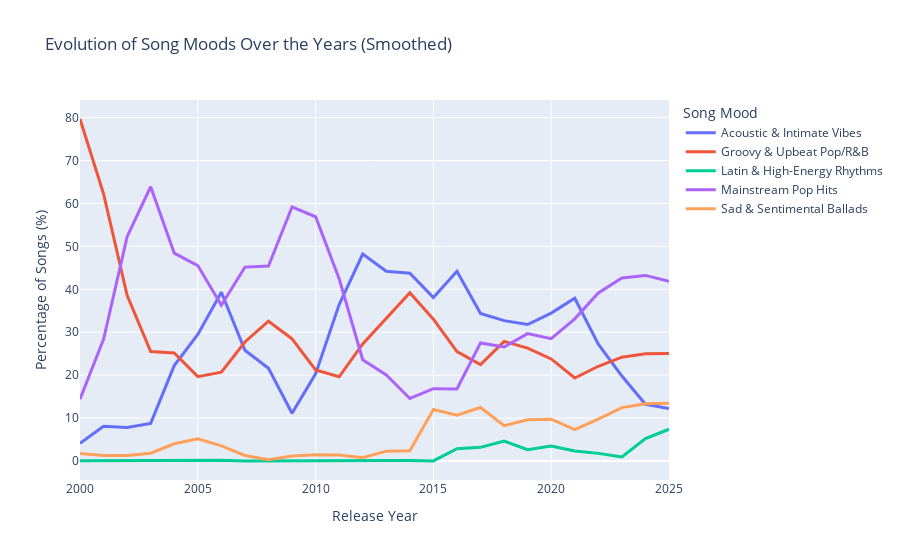

The cell this chart's notebook holds for it:
### Code cell
# Apply a 3-year centered rolling average to smooth the data.
mood_trends_smoothed = mood_trends.rolling(window=3, center=True, min_periods=1).mean()

# visualiazation
fig = px.line(
    mood_trends_smoothed,
    title='Evolution of Song Moods Over the Years (Smoothed)',
    labels={
        'release_year': 'Release Year',
        'value': 'Percentage of Songs (%)',
        'mood_cluster': 'Song Mood'
    }
)

# Customize the layout for a cleaner look
fig.update_layout(
    xaxis_title='Release Year',
    yaxis_title='Percentage of Songs (%)',
    legend_title='Song Mood',
    hovermode='x unified' # Shows all data for a given year on hover
)

# Update line thickness
fig.update_traces(line=dict(width=3))
fig.write_html("interactive-plot/mood-trend.html")
fig.show()

### Figure 1 — Plotly figure (JSON) as saved in the notebook; plotly's stock layout.template omitted (floating-point values rounded to 4 significant figures)
{"data": [{"hovertemplate": "Song Mood=Acoustic & Intimate Vibes<br>Release Year=%{x}<br>Percentage of Songs (%)=%{y}<extra></extra>", "legendgroup": "Acoustic & Intimate Vibes", "line": {"color": "#636efa", "dash": "solid", "width": 3}, "marker": {"symbol": "circle"}, "mode": "lines", "name": "Acoustic & Intimate Vibes", "orientation": "v", "showlegend": true, "type": "scatter", "x": [2000, 2001, 2002, 2003, 2004, 2005, 2006, 2007, 2008, 2009, 2010, 2011, 2012, 2013, 2014, 2015, 2016, 2017, 2018, 2019, 2020, 2021, 2022, 2023, 2024, 2025], "xaxis": "x", "y": [4.11, 8.099, 7.808, 8.771, 22.23, 29.47, 39.3, 25.79, 21.62, 11.12, 20.3, 36.46, 48.2, 44.22, 43.75, 38.06, 44.2, 34.36, 32.7, 31.8, 34.46, 37.91, 27.23, 19.79, 13.21, 12.23], "yaxis": "y"}, {"hovertemplate": "Song Mood=Groovy & Upbeat Pop/R&B<br>Release Year=%{x}<br>Percentage of Songs (%)=%{y}<extra></extra>", "legendgroup": "Groovy & Upbeat Pop/R&B", "line": {"color": "#EF553B", "dash": "solid", "width": 3}, "marker": {"symbol": "circle"}, "mode": "lines", "name": "Groovy & Upbeat Pop/R&B", "orientation": "v", "showlegend": true, "type": "scatter", "x": [2000, 2001, 2002, 2003, 2004, 2005, 2006, 2007, 2008, 2009, 2010, 2011, 2012, 2013, 2014, 2015, 2016, 2017, 2018, 2019, 2020, 2021, 2022, 2023, 2024, 2025], "xaxis": "x", "y": [79.67, 62.25, 38.6, 25.5, 25.17, 19.65, 20.7, 27.73, 32.57, 28.45, 21.21, 19.63, 27.27, 33.34, 39.2, 33.04, 25.48, 22.47, 27.86, 26.3, 23.78, 19.35, 22.07, 24.18, 24.97, 25.08], "yaxis": "y"}, {"hovertemplate": "Song Mood=Latin & High-Energy Rhythms<br>Release Year=%{x}<br>Percentage of Songs (%)=%{y}<extra></extra>", "legendgroup": "Latin & High-Energy Rhythms", "line": {"color": "#00cc96", "dash": "solid", "width": 3}, "marker": {"symbol": "circle"}, "mode": "lines", "name": "Latin & High-Energy Rhythms", "orientation": "v", "showlegend": true, "type": "scatter", "x": [2000, 2001, 2002, 2003, 2004, 2005, 2006, 2007, 2008, 2009, 2010, 2011, 2012, 2013, 2014, 2015, 2016, 2017, 2018, 2019, 2020, 2021, 2022, 2023, 2024, 2025], "xaxis": "x", "y": [0.05094, 0.06002, 0.02606, 0.02606, 0.1773, 0.1773, 0.1773, 0.006101, 0.05087, 0.05353, 0.1038, 0.059, 0.1317, 0.1001, 0.1081, 0.03272, 2.862, 3.186, 4.628, 2.63, 3.483, 2.334, 1.783, 0.9606, 5.236, 7.398], "yaxis": "y"}, {"hovertemplate": "Song Mood=Mainstream Pop Hits<br>Release Year=%{x}<br>Percentage of Songs (%)=%{y}<extra></extra>", "legendgroup": "Mainstream Pop Hits", "line": {"color": "#ab63fa", "dash": "solid", "width": 3}, "marker": {"symbol": "circle"}, "mode": "lines", "name": "Mainstream Pop Hits", "orientation": "v", "showlegend": true, "type": "scatter", "x": [2000, 2001, 2002, 2003, 2004, 2005, 2006, 2007, 2008, 2009, 2010, 2011, 2012, 2013, 2014, 2015, 2016, 2017, 2018, 2019, 2020, 2021, 2022, 2023, 2024, 2025], "xaxis": "x", "y": [14.43, 28.33, 52.26, 63.89, 48.42, 45.53, 36.29, 45.17, 45.43, 59.2, 56.9, 42.45, 23.6, 20.04, 14.58, 16.85, 16.78, 27.51, 26.57, 29.68, 28.52, 33.12, 39.16, 42.62, 43.24, 41.86], "yaxis": "y"}, {"hovertemplate": "Song Mood=Sad & Sentimental Ballads<br>Release Year=%{x}<br>Percentage of Songs (%)=%{y}<extra></extra>", "legendgroup": "Sad & Sentimental Ballads", "line": {"color": "#FFA15A", "dash": "solid", "width": 3}, "marker": {"symbol": "circle"}, "mode": "lines", "name": "Sad & Sentimental Ballads", "orientation": "v", "showlegend": true, "type": "scatter", "x": [2000, 2001, 2002, 2003, 2004, 2005, 2006, 2007, 2008, 2009, 2010, 2011, 2012, 2013, 2014, 2015, 2016, 2017, 2018, 2019, 2020, 2021, 2022, 2023, 2024, 2025], "xaxis": "x", "y": [1.743, 1.266, 1.301, 1.81, 4.011, 5.179, 3.525, 1.3, 0.3256, 1.179, 1.482, 1.404, 0.792, 2.305, 2.368, 12.02, 10.68, 12.48, 8.235, 9.594, 9.754, 7.29, 9.761, 12.45, 13.34, 13.43], "yaxis": "y"}], "layout": {"hovermode": "x unified", "legend": {"title": {"text": "Song Mood"}, "tracegroupgap": 0}, "title": {"text": "Evolution of Song Moods Over the Years (Smoothed)"}, "xaxis": {"anchor": "y", "domain": [0, 1], "title": {"text": "Release Year"}}, "yaxis": {"anchor": "x", "domain": [0, 1], "title": {"text": "Percentage of Songs (%)"}}}}
